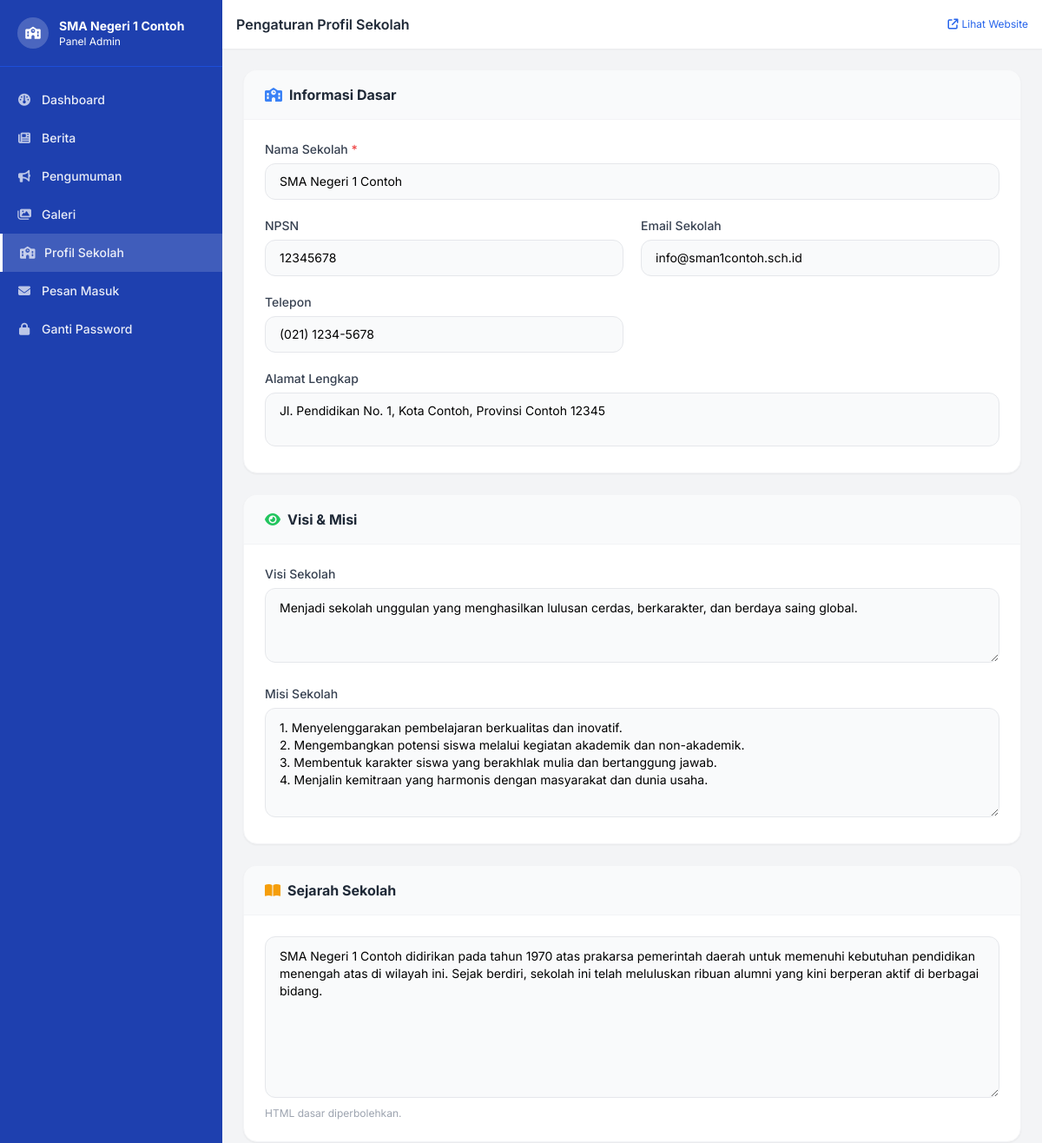
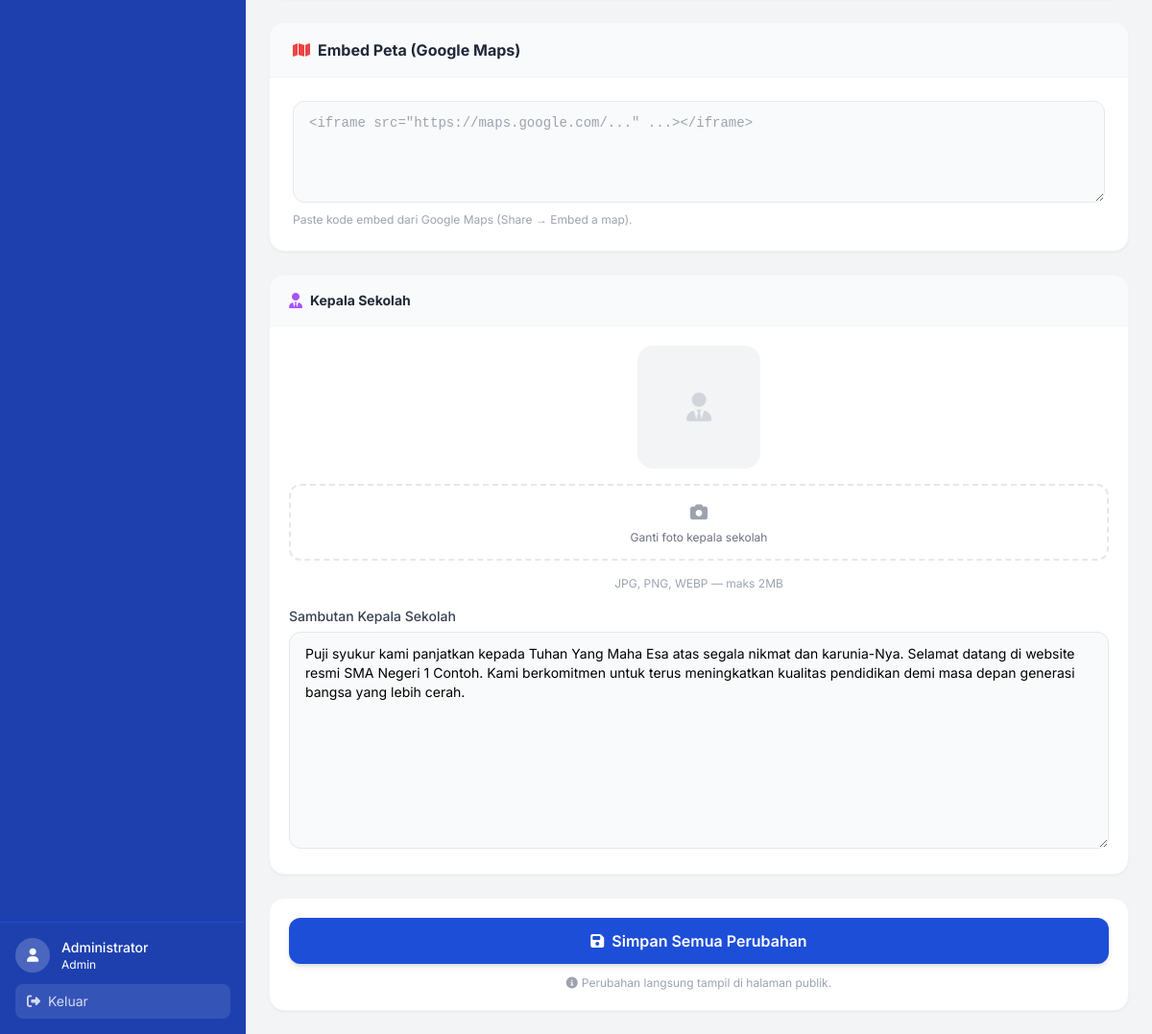
The app's page /admin/profil.php (signed in) with its own data (2 pictures, top to bottom).
### tables this page shows
CREATE TABLE IF NOT EXISTS `profil_sekolah` (
  `id`               INT(11)      NOT NULL AUTO_INCREMENT,
  `nama_sekolah`     VARCHAR(200) NOT NULL DEFAULT '',
  `npsn`             VARCHAR(20)  DEFAULT NULL,
  `sambutan_kepsek`  LONGTEXT     DEFAULT NULL,
  `foto_kepsek`      VARCHAR(255) DEFAULT NULL,
  `sejarah`          LONGTEXT     DEFAULT NULL,
  `visi`             TEXT         DEFAULT NULL,
  `misi`             TEXT         DEFAULT NULL,
  `alamat`           TEXT         DEFAULT NULL,
  `telepon`          VARCHAR(30)  DEFAULT NULL,
  `email`            VARCHAR(150) DEFAULT NULL,
  `map_embed`        TEXT         DEFAULT NULL,
  PRIMARY KEY (`id`)
);

### admin/profil.php (the view, shortened to what this page needs)
<?php
$pdo = getDB();
$profil = $pdo->query("SELECT * FROM profil_sekolah LIMIT 1")->fetch();
include __DIR__ . '/../includes/admin_header.php';
?>
<form method="POST" enctype="multipart/form-data">
<div class="grid grid-cols-1 xl:grid-cols-3 gap-6">
    <div class="xl:col-span-2 space-y-6">
        <div class="bg-white rounded-2xl shadow-sm border border-gray-100 overflow-hidden">
            <div class="px-6 py-4 border-b border-gray-100 bg-gray-50 flex items-center gap-2">
                <i class="fas fa-school text-blue-500"></i>
                <h2 class="font-bold text-gray-800">Informasi Dasar</h2>
            </div>
            <div class="p-6 grid grid-cols-1 sm:grid-cols-2 gap-5">
                <div class="sm:col-span-2">
                    <label class="block text-sm font-medium text-gray-700 mb-1.5">
                        Nama Sekolah <span class="text-red-500">*</span>
                    </label>
                    <input type="text" name="nama_sekolah"
                           value="<?= htmlspecialchars($profil['nama_sekolah'] ?? '') ?>"
                           placeholder="Contoh: SMA Negeri 1 Kota"
                           class="w-full px-4 py-2.5 border border-gray-200 rounded-xl text-sm focus:ring-2 focus:ring-primary-300 focus:border-primary-400 outline-none transition bg-gray-50 focus:bg-white" required>
                </div>
                <div>
                    <label class="block text-sm font-medium text-gray-700 mb-1.5">NPSN</label>
                    <input type="text" name="npsn"
                           value="<?= htmlspecialchars($profil['npsn'] ?? '') ?>"
                           placeholder="Nomor Pokok Sekolah Nasional"
                           class="w-full px-4 py-2.5 border border-gray-200 rounded-xl text-sm focus:ring-2 focus:ring-primary-300 outline-none transition bg-gray-50 focus:bg-white">
                </div>
                <div>
                    <label class="block text-sm font-medium text-gray-700 mb-1.5">Email Sekolah</label>
                    <input type="email" name="email"
                           value="<?= htmlspecialchars($profil['email'] ?? '') ?>"
                           placeholder="email@sekolah.sch.id"
                           class="w-full px-4 py-2.5 border border-gray-200 rounded-xl text-sm focus:ring-2 focus:ring-primary-300 outline-none transition bg-gray-50 focus:bg-white">
                </div>
                <div>
                    <label class="block text-sm font-medium text-gray-700 mb-1.5">Telepon</label>
                    <input type="text" name="telepon"
                           value="<?= htmlspecialchars($profil['telepon'] ?? '') ?>"
                           placeholder="(021) 1234-5678"
                           class="w-full px-4 py-2.5 border border-gray-200 rounded-xl text-sm focus:ring-2 focus:ring-primary-300 outline-none transition bg-gray-50 focus:bg-white">
                </div>
                <div class="sm:col-span-2">
                    <label class="block text-sm font-medium text-gray-700 mb-1.5">Alamat Lengkap</label>
                    <textarea name="alamat" rows="2"
                              placeholder="Jl. Pendidikan No. 1, Kota, Provinsi"
                              class="w-full px-4 py-2.5 border border-gray-200 rounded-xl text-sm focus:ring-2 focus:ring-primary-300 outline-none transition resize-none bg-gray-50 focus:bg-white"><?= htmlspecialchars($profil['alamat'] ?? '') ?></textarea>
                </div>
            </div>
        </div>
        <div class="bg-white rounded-2xl shadow-sm border border-gray-100 overflow-hidden">
            <div class="px-6 py-4 border-b border-gray-100 bg-gray-50 flex items-center gap-2">
                <i class="fas fa-eye text-green-500"></i>
                <h2 class="font-bold text-gray-800">Visi &amp; Misi</h2>
            </div>
            <div class="p-6 space-y-5">
                <div>
                    <label class="block text-sm font-medium text-gray-700 mb-1.5">Visi Sekolah</label>
                    <textarea name="visi" rows="3"
                              placeholder="Tuliskan visi sekolah di sini..."
                              class="w-full px-4 py-3 border border-gray-200 rounded-xl text-sm focus:ring-2 focus:ring-primary-300 outline-none transition resize-y bg-gray-50 focus:bg-white"><?= htmlspecialchars($profil['visi'] ?? '') ?></textarea>
                </div>
                <div>
                    <label class="block text-sm font-medium text-gray-700 mb-1.5">Misi Sekolah</label>
                    <textarea name="misi" rows="5"
                              placeholder="Tuliskan misi sekolah di sini (tiap baris untuk tiap poin)..."
                              class="w-full px-4 py-3 border border-gray-200 rounded-xl text-sm focus:ring-2 focus:ring-primary-300 outline-none transition resize-y bg-gray-50 focus:bg-white"><?= htmlspecialchars($profil['misi'] ?? '') ?></textarea>
                </div>
            </div>
        </div>
        <div class="bg-white rounded-2xl shadow-sm border border-gray-100 overflow-hidden">
            <div class="px-6 py-4 border-b border-gray-100 bg-gray-50 flex items-center gap-2">
                <i class="fas fa-book-open text-amber-500"></i>
                <h2 class="font-bold text-gray-800">Sejarah Sekolah</h2>
            </div>
            <div class="p-6">
                <textarea name="sejarah" rows="8"
                          placeholder="Tuliskan sejarah berdirinya sekolah di sini..."
                          class="w-full px-4 py-3 border border-gray-200 rounded-xl text-sm focus:ring-2 focus:ring-primary-300 outline-none transition resize-y bg-gray-50 focus:bg-white"><?= htmlspecialchars($profil['sejarah'] ?? '') ?></textarea>
                <p class="text-xs text-gray-400 mt-1">HTML dasar diperbolehkan.</p>
            </div>
        </div>
        <div class="bg-white rounded-2xl shadow-sm border border-gray-100 overflow-hidden">
            <div class="px-6 py-4 border-b border-gray-100 bg-gray-50 flex items-center gap-2">
                <i class="fas fa-map text-red-500"></i>
                <h2 class="font-bold text-gray-800">Embed Peta (Google Maps)</h2>
            </div>
            <div class="p-6">
                <textarea name="map_embed" rows="4"
                          placeholder='<iframe src="https://maps.google.com/..." ...></iframe>'
                          class="w-full px-4 py-3 border border-gray-200 rounded-xl text-sm font-mono focus:ring-2 focus:ring-primary-300 outline-none transition resize-y bg-gray-50 focus:bg-white"><?= htmlspecialchars($profil['map_embed'] ?? '') ?></textarea>
                <p class="text-xs text-gray-400 mt-1">Paste kode embed dari Google Maps (Share → Embed a map).</p>
            </div>
        </div>
    </div>
    <div class="space-y-6">
        <div class="bg-white rounded-2xl shadow-sm border border-gray-100 overflow-hidden">
            <div class="px-5 py-4 border-b border-gray-100 bg-gray-50 flex items-center gap-2">
                <i class="fas fa-user-tie text-purple-500"></i>
                <h2 class="font-bold text-gray-800 text-sm">Kepala Sekolah</h2>
            </div>
            <div class="p-5 space-y-4">
                <?php if (!empty($profil['foto_kepsek'])): ?>
                <div class="text-center">
                    <img src="/cms-sekolah/assets/uploads/profil/<?= htmlspecialchars($profil['foto_kepsek']) ?>"
                         id="fotoPreview"
                         alt="Foto Kepala Sekolah"
                         class="w-32 h-32 rounded-2xl object-cover mx-auto border-4 border-gray-100 shadow-md">
                </div>
                <?php else: ?>
                <div class="text-center">
                    <div id="fotoPlaceholder" class="w-32 h-32 bg-gray-100 rounded-2xl flex items-center justify-center mx-auto border-4 border-gray-100">
                        <i class="fas fa-user-tie text-gray-300 text-3xl"></i>
                    </div>
                </div>
                <?php endif; ?>
                <label class="flex flex-col items-center justify-center w-full h-20 border-2 border-dashed border-gray-200 rounded-xl cursor-pointer hover:border-purple-400 hover:bg-purple-50 transition-all group">
                    <i class="fas fa-camera text-gray-400 group-hover:text-purple-500 text-lg mb-1 transition-colors"></i>
                    <span class="text-xs text-gray-500 group-hover:text-purple-600">Ganti foto kepala sekolah</span>
                </label>
                <p class="text-xs text-gray-400 text-center">JPG, PNG, WEBP — maks 2MB</p>
                <div>
                    <label class="block text-sm font-medium text-gray-700 mb-1.5">Sambutan Kepala Sekolah</label>
                    <textarea name="sambutan_kepsek" rows="10"
                              placeholder="Tuliskan kata sambutan dari Kepala Sekolah..."
                              class="w-full px-4 py-3 border border-gray-200 rounded-xl text-sm focus:ring-2 focus:ring-purple-300 outline-none transition resize-y bg-gray-50 focus:bg-white"><?= htmlspecialchars($profil['sambutan_kepsek'] ?? '') ?></textarea>
                </div>
            </div>
        </div>
        <div class="bg-white rounded-2xl shadow-sm border border-gray-100 p-5">
            <button type="submit"
                    class="w-full bg-primary-700 hover:bg-primary-800 text-white font-semibold py-3 px-4 rounded-xl transition-all flex items-center justify-center gap-2 shadow-md hover:shadow-lg">
                <i class="fas fa-save"></i> Simpan Semua Perubahan
            </button>
            <p class="text-xs text-gray-400 text-center mt-3">
                <i class="fas fa-info-circle mr-1"></i>Perubahan langsung tampil di halaman publik.
            </p>
        </div>
    </div>
</div>
</form>
<?php include __DIR__ . '/../includes/admin_footer.php'; ?>

### includes/admin_header.php (style rules this page uses)
body { font-family: 'Inter', sans-serif; }

### records on screen
profil_sekolah: nama_sekolah "SMA Negeri 1 Contoh", npsn "12345678", email "info@sman1contoh.sch.id", telepon "(021) 1234-5678", alamat "Jl. Pendidikan No. 1, Kota Contoh, Provinsi Contoh 12345", visi "Menjadi sekolah unggulan yang menghasilkan lulusan cerdas, berkarakter, dan berdaya saing global.", misi "1. Menyelenggarakan pembelajaran berkualitas dan inovatif. 2. Mengembangkan potensi siswa melalui kegiatan akademik dan non-akademik. 3. Membentuk karakter siswa yang berakhlak mulia dan bertanggung jawab. 4. Menjalin kemitraan yang harmonis dengan masyarakat dan dunia usaha.", sejarah "SMA Negeri 1 Contoh didirikan pada tahun 1970 atas prakarsa pemerintah daerah untuk memenuhi kebutuhan pendidikan menengah atas di wilayah ini. Sejak berdiri, sekolah ini telah meluluskan ribuan alumni yang kini berperan aktif di berbagai bidang.", sambutan_kepsek "Puji syukur kami panjatkan kepada Tuhan Yang Maha Esa atas segala nikmat dan karunia-Nya. Selamat datang di website resmi SMA Negeri 1 Contoh. Kami berkomitmen untuk terus meningkatkan kualitas pendidikan demi masa depan generasi bangsa yang lebih cerah."

### other values on screen
$config['site_name'] "SMA Negeri 1 Contoh"
$item['label'] "Dashboard"
$item['label'] "Berita"
$item['label'] "Pengumuman"
$item['label'] "Galeri"
$item['label'] "Profil Sekolah"
$item['label'] "Pesan Masuk"
$item['label'] "Ganti Password"
$adminName "Administrator"
$adminRole "Admin"
$pageTitle "Pengaturan Profil Sekolah"
